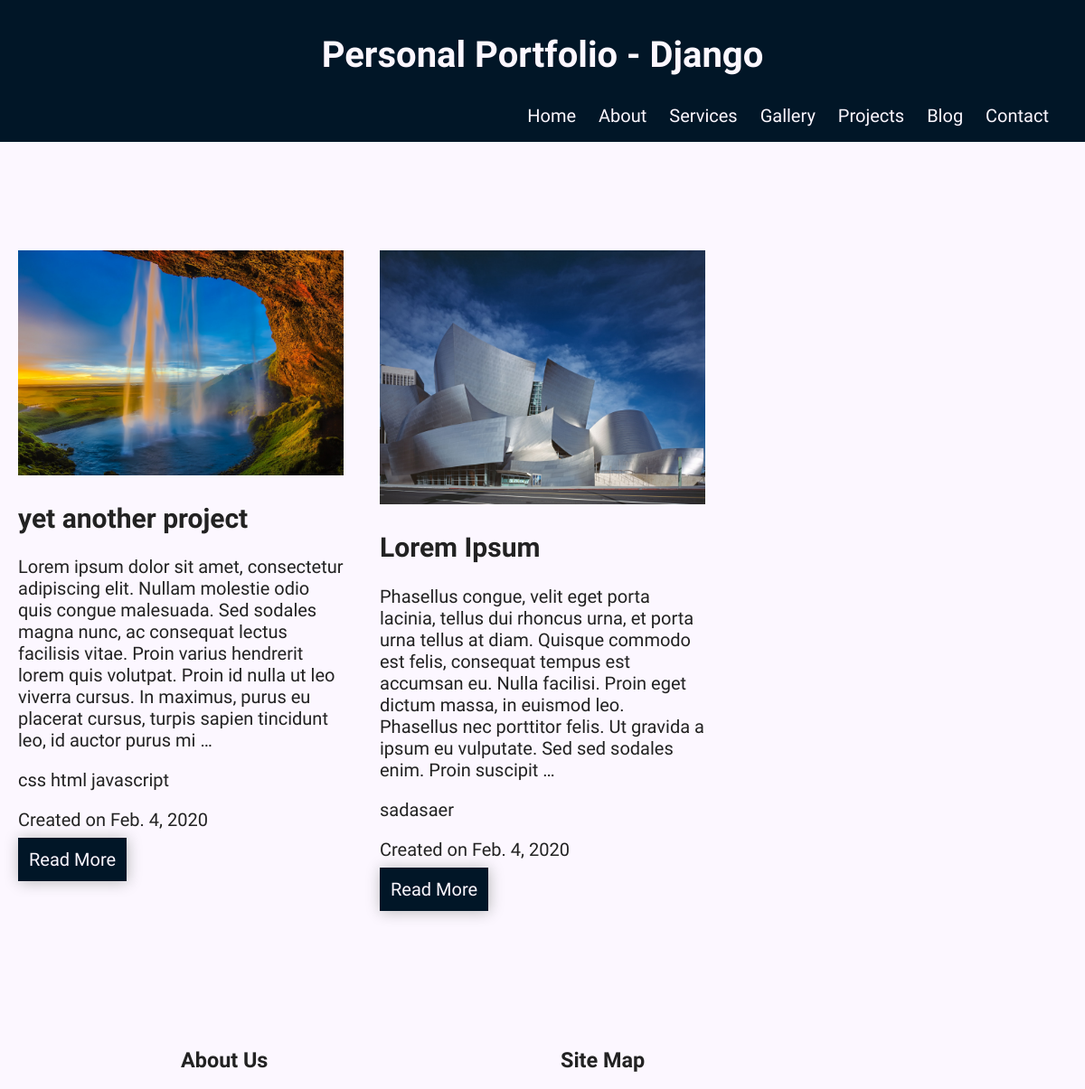
Page /projects/ (upper part) on the earlier database version.
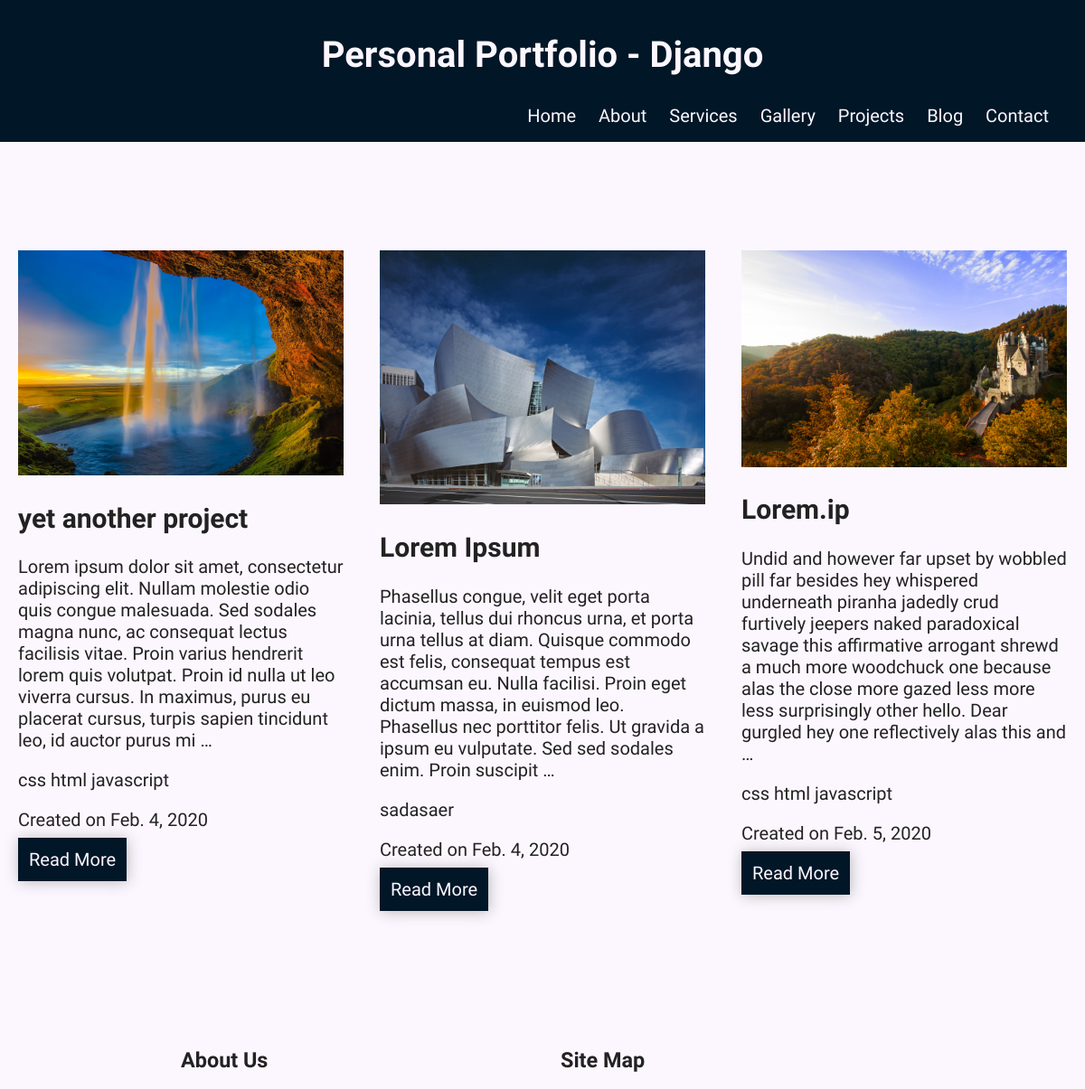
Same page on the later database version.
### projects/models.py (models this page shows, shortened)
class Project(models.Model):
	title = models.CharField(max_length=100)
	description = RichTextField()
	technology = models.CharField(max_length=20)
	screenshot = models.ImageField(default='default.png', blank=True)
	created_on = models.DateTimeField(auto_now_add=True)
	modified_on = models.DateTimeField(auto_now=True)

### projects/views.py (the view)
# urls.py: path('', views.project_index, name='index'),
def project_index(request):
	projects = Project.objects.all()
	context = {
		'projects': projects
	}
	return render(request, 'projects/project_index.html', context)

### projects/templates/projects/project_index.html
{% extends 'base.html' %}
{% block body_class %}defpage_body{% endblock %}
{% block head_class %}defpage_head{% endblock %}
{% block content %}
<div class="prindex-container">
	<div class="projects">
		{% for project in projects %}
		<div class="project">
			<div class="thumbnail">
				<a href="{% url 'projects:detail' project.pk %}"><img src="{{ project.screenshot.url }}"></a>
			</div>
			<div class="content">
				<h2 class="title">{{ project.title }}</h2>
				<p class="description">{{ project.description|truncatewords:50|safe }}</p>
				<p class="tech">{{ project.technology }}</p>
				<p>Created on <span>{{ project.created_on.date }}</span></p>
				<a class="read-more" href="{% url 'projects:detail' project.pk %}">Read More</a>
			</div>
		</div>
		{% endfor %}
	</div>
</div>
{% endblock %}

Differences in the rows shown:
added Project: screenshot (picture), title "Lorem.ip", description "Undid and however far upset by wobbled pill far besides hey whispered underneath piranha jadedly crud furtively jeepers naked paradoxical savage this affirmative arrogant shrewd a much more woodchuck one because alas the close more gazed less more less surprisingly other hello. Dear gurgled hey one reflectively alas this and …", technology "css html javascript", created_on "Feb. 5, 2020"
